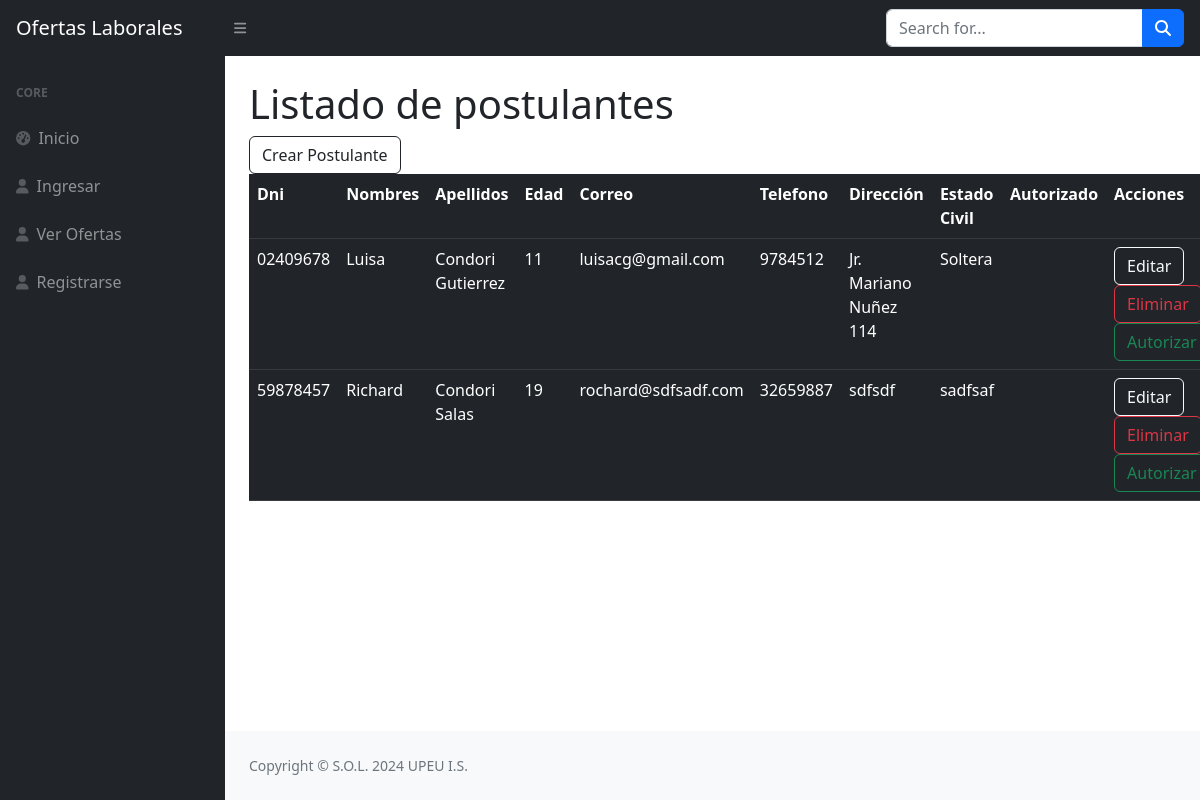
Page /source/admin/postulantes/listar_postulantes.php on the committed database.
### tables this page shows
CREATE TABLE `postulantes` (
  `id` int(11) NOT NULL,
  `dni` varchar(8) NOT NULL DEFAULT '',
  `nombres` varchar(64) NOT NULL DEFAULT '',
  `apellidos` varchar(64) NOT NULL DEFAULT '',
  `edad` int(11) DEFAULT NULL,
  `correo` varchar(128) NOT NULL DEFAULT '',
  `telefono` varchar(10) NOT NULL,
  `direccion` varchar(128) NOT NULL DEFAULT '',
  `estado_civil` varchar(128) NOT NULL DEFAULT '',
  `especialidad` varchar(128) NOT NULL DEFAULT '',
  `archivo_cv` blob DEFAULT NULL
);

### source/admin/postulantes/listar_postulantes.php (the view, shortened to what this page needs)
<?php
    include "../../../includes/header.php";
    $conexion=conectar();
?>
<main>
    <div class="container-fluid px-4">
        <h1 class="mt-4">Listado de postulantes</h1>
        <?php
        $sql="SELECT * FROM postulantes";
        $registros=mysqli_query($conexion,$sql);
        echo '<button type="button" class="btn btn-outline-dark" onClick="f_crear_postulante()">Crear Postulante</button>';
        echo'<table class="table table-dark table-hover" >';
        echo '<th>Dni</th>';
        echo '<th>Nombres</th>';
        echo '<th>Apellidos</th>';
        echo '<th>Edad</th>';
        echo '<th>Correo</th>';
        echo '<th>Telefono</th>';
        echo '<th>Dirección</th>';
        echo '<th>Estado Civil</th>';
        echo '<th>Autorizado</th>';
        echo '<th>Acciones</th>';
        while($fila=mysqli_fetch_assoc($registros)){
            echo '<tr>';
                echo '<td>'.$fila['dni'].'</td>';
                echo '<td>'.$fila['nombres'].'</td>';
                echo '<td>'.$fila['apellidos'].'</td>';
                echo '<td>'.$fila['edad'].'</td>';
                echo '<td>'.$fila['correo'].'</td>';
                echo '<td>'.$fila['telefono'].'</td>';
                echo '<td>'.$fila['direccion'].'</td>';
                echo '<td>'.$fila['estado_civil'].'</td>';
                echo '<td>'.$fila['autorizado'].'</td>';
                echo '<td>';
                echo '<button type="button" class="btn btn-outline-light"
                onClick="f_editar_postulante('.$fila['id'].')">Editar</button>';
                echo '<button type="button" class="btn btn-outline-danger"
                onClick="f_eliminar_postulante('.$fila['id'].')">Eliminar</button>';
                echo '<button type="button" class="btn btn-outline-success"
                onClick="f_autorizar_postulante('.$fila['id'].')">Autorizar</button>';
                echo '</td>';
            echo '</tr>';
        }
        echo '</table>';
        ?>
    </div>
</main>
<?php
    include "../../../includes/footer.php";
?>

### rows in the picture
postulantes: dni "02409678", nombres "Luisa", apellidos "Condori Gutierrez", edad "11", correo "luisacg@gmail.com", telefono "9784512", direccion "Jr. Mariano Nuñez 114", estado_civil "Soltera"
postulantes: dni "59878457", nombres "Richard", apellidos "Condori Salas", edad "19", correo "rochard@sdfsadf.com", telefono "32659887", direccion "sdfsdf", estado_civil "sadfsaf"
